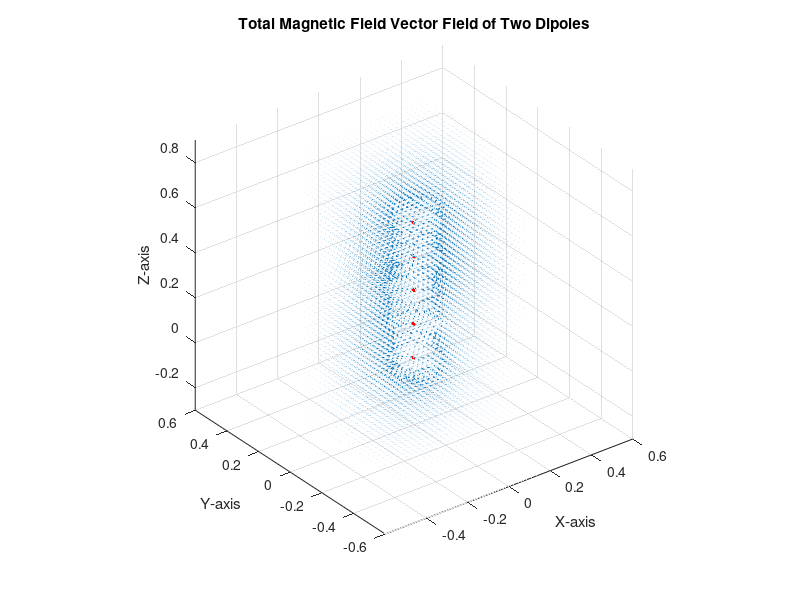
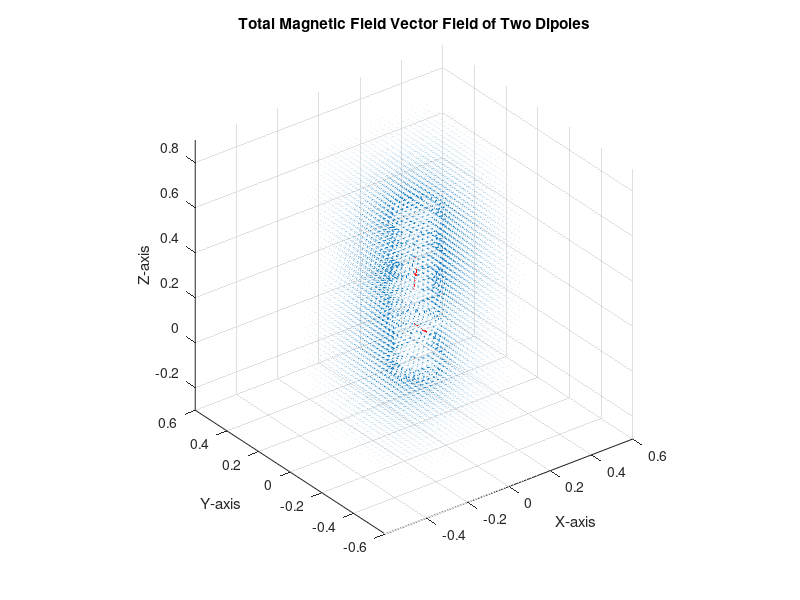

Recreate these plots in MATLAB, in order.
close all;
clear;
clc;

%% 
%Define all Parameters

% Parameters
mu0 = 4*pi*1e-7; % Permeability of free space
m1 = [10, 0, 0];   % Magnetic moment vector of the first dipole (aligned along z-axis)
m2 = [0, 0, 10];   % Magnetic moment vector of the second dipole (same orientation)
m3 = [0, 10, 0];   % Magnetic moment vector of the third dipole (same orientation)
m4 = [10, 0, 0];   % Magnetic moment vector of the fourth dipole (same orientation)
m5 = [10, 0, 0];   % Magnetic moment vector of the fourth dipole (same orientation)

% Position offset for the second dipole (0.15 meters above the first dipole)
dipole_offset = [0, 0, 0.15]; 
dipole2_offset = [0, 0, 0.3]; 
dipole3_offset = [0, 0, 0.45];
dipole4_offset = [0, 0, 0.6];

% Torque Scale Factor
TSF = 10;

%%
%Calculate Magentic fields

% Grid
[x, y, z] = meshgrid(linspace(-0.3, 0.3, 25), linspace(-0.3, 0.3, 25), linspace(-0.3, 0.9, 25));

% Calculate field components for the first dipole
r1 = sqrt(x.^2 + y.^2 + z.^2);
rx1 = x./r1; ry1 = y./r1; rz1 = z./r1;

Bx1 = mu0/(4*pi) * (3*(m1(1)*rx1 + m1(2)*ry1 + m1(3)*rz1).*rx1 - m1(1))./r1.^3;
By1 = mu0/(4*pi) * (3*(m1(1)*rx1 + m1(2)*ry1 + m1(3)*rz1).*ry1 - m1(2))./r1.^3;
Bz1 = mu0/(4*pi) * (3*(m1(1)*rx1 + m1(2)*ry1 + m1(3)*rz1).*rz1 - m1(3))./r1.^3;

% Calculate field components for the second dipole
x2 = x - dipole_offset(1);
y2 = y - dipole_offset(2);
z2 = z - dipole_offset(3);
r2 = sqrt(x2.^2 + y2.^2 + z2.^2);
rx2 = x2./r2; ry2 = y2./r2; rz2 = z2./r2;

Bx2 = mu0/(4*pi) * (3*(m2(1)*rx2 + m2(2)*ry2 + m2(3)*rz2).*rx2 - m2(1))./r2.^3;
By2 = mu0/(4*pi) * (3*(m2(1)*rx2 + m2(2)*ry2 + m2(3)*rz2).*ry2 - m2(2))./r2.^3;
Bz2 = mu0/(4*pi) * (3*(m2(1)*rx2 + m2(2)*ry2 + m2(3)*rz2).*rz2 - m2(3))./r2.^3;

% Calculate field components for the thrid dipole
x3 = x - dipole2_offset(1);
y3 = y - dipole2_offset(2);
z3 = z - dipole2_offset(3);
r3 = sqrt(x3.^2 + y3.^2 + z3.^2);
rx3 = x3./r3; ry3 = y3./r3; rz3 = z3./r3;

Bx3 = mu0/(4*pi) * (3*(m3(1)*rx3 + m3(2)*ry3 + m3(3)*rz3).*rx3 - m3(1))./r3.^3;
By3 = mu0/(4*pi) * (3*(m3(1)*rx3 + m3(2)*ry3 + m3(3)*rz3).*ry3 - m3(2))./r3.^3;
Bz3 = mu0/(4*pi) * (3*(m3(1)*rx3 + m3(2)*ry3 + m3(3)*rz3).*rz3 - m3(3))./r3.^3;

% Calculate field components for the Fourth dipole
x4 = x - dipole3_offset(1);
y4 = y - dipole3_offset(2);
z4 = z - dipole3_offset(3);
r4 = sqrt(x4.^2 + y4.^2 + z4.^2);
rx4 = x4./r4; ry4 = y4./r4; rz4 = z4./r4;

Bx4 = mu0/(4*pi) * (3*(m4(1)*rx4 + m4(2)*ry4 + m4(3)*rz4).*rx4 - m4(1))./r4.^3;
By4 = mu0/(4*pi) * (3*(m4(1)*rx4 + m4(2)*ry4 + m4(3)*rz4).*ry4 - m4(2))./r4.^3;
Bz4 = mu0/(4*pi) * (3*(m4(1)*rx4 + m4(2)*ry4 + m4(3)*rz4).*rz4 - m4(3))./r4.^3;

% Calculate field components for the Fourth dipole
x5 = x - dipole4_offset(1);
y5 = y - dipole4_offset(2);
z5 = z - dipole4_offset(3);
r5 = sqrt(x5.^2 + y5.^2 + z5.^2);
rx5 = x5./r5; ry5 = y5./r5; rz5 = z5./r5;

Bx5 = mu0/(4*pi) * (3*(m5(1)*rx5 + m5(2)*ry5 + m5(3)*rz5).*rx5 - m5(1))./r5.^3;
By5 = mu0/(4*pi) * (3*(m5(1)*rx5 + m5(2)*ry5 + m5(3)*rz5).*ry5 - m5(2))./r5.^3;
Bz5 = mu0/(4*pi) * (3*(m5(1)*rx5 + m5(2)*ry5 + m5(3)*rz5).*rz5 - m5(3))./r5.^3;


% Remove singularities for all dipoles
threshold = 0.1;
Bx1(r1<threshold) = NaN; By1(r1<threshold) = NaN; Bz1(r1<threshold) = NaN;
Bx2(r2<threshold) = NaN; By2(r2<threshold) = NaN; Bz2(r2<threshold) = NaN;
Bx3(r3<threshold) = NaN; By3(r3<threshold) = NaN; Bz3(r3<threshold) = NaN;
Bx4(r4<threshold) = NaN; By4(r4<threshold) = NaN; Bz4(r4<threshold) = NaN;
Bx5(r5<threshold) = NaN; By5(r5<threshold) = NaN; Bz5(r5<threshold) = NaN;

% Sum the magnetic fields from all dipoles
Bx_total = Bx1 + Bx2 + Bx3 + Bx4 + Bx5;
By_total = By1 + By2 + By3 + By4 + By5;
Bz_total = Bz1 + Bz2 + Bz3 + Bz4 + Bz5;

%%
% Compute Torques
% Torque = m x B (cross product)
% Calculate the magnetic field at each dipole's position due to other dipoles

% Calculate the magnetic field at dipole 1 due to each of the other dipoles
B_at_1_due_to_2 = [Bx2(13,13,5), By2(13,13,5), Bz2(13,13,5)]; % Field at 1 due to 2
B_at_1_due_to_3 = [Bx3(13,13,5), By3(13,13,5), Bz3(13,13,5)]; % Field at 1 due to 3
B_at_1_due_to_4 = [Bx4(13,13,5), By4(13,13,5), Bz4(13,13,5)]; % Field at 1 due to 4
B_at_1_due_to_5 = [Bx5(13,13,5), By5(13,13,5), Bz5(13,13,5)]; % Field at 1 due to 5

% Calculate torques at dipole 1 due to each dipole
torque_at_1_due_to_2 = cross(m1, B_at_1_due_to_2);
torque_at_1_due_to_3 = cross(m1, B_at_1_due_to_3);
torque_at_1_due_to_4 = cross(m1, B_at_1_due_to_4);
torque_at_1_due_to_5 = cross(m1, B_at_1_due_to_5);

% Sum the torques to get the total torque on dipole 1
torque1 = torque_at_1_due_to_2 + torque_at_1_due_to_3 + torque_at_1_due_to_4 + torque_at_1_due_to_5;

% Calculate the magnetic field at dipole 2 due to each of the other dipoles
B_at_2_due_to_1 = [Bx1(13,13,5), By1(13,13,5), Bz1(13,13,5)]; % Field at 2 due to 1
B_at_2_due_to_3 = [Bx3(13,13,5), By3(13,13,5), Bz3(13,13,5)]; % Field at 2 due to 3
B_at_2_due_to_4 = [Bx4(13,13,5), By4(13,13,5), Bz4(13,13,5)]; % Field at 2 due to 4
B_at_2_due_to_5 = [Bx5(13,13,5), By5(13,13,5), Bz5(13,13,5)]; % Field at 2 due to 5

% Calculate torques at dipole 2 due to each dipole
torque_at_2_due_to_1 = cross(m2, B_at_2_due_to_1);
torque_at_2_due_to_3 = cross(m2, B_at_2_due_to_3);
torque_at_2_due_to_4 = cross(m2, B_at_2_due_to_4);
torque_at_2_due_to_5 = cross(m2, B_at_2_due_to_5);

% Sum the torques to get the total torque on dipole 2
torque2 = torque_at_2_due_to_1 + torque_at_2_due_to_3 + torque_at_2_due_to_4 + torque_at_2_due_to_5;

% Calculate the magnetic field at dipole 3 due to each of the other dipoles
B_at_3_due_to_1 = [Bx1(13,13,5), By1(13,13,5), Bz1(13,13,5)]; % Field at 3 due to 1
B_at_3_due_to_2 = [Bx2(13,13,5), By2(13,13,5), Bz2(13,13,5)]; % Field at 3 due to 2
B_at_3_due_to_4 = [Bx4(13,13,5), By4(13,13,5), Bz4(13,13,5)]; % Field at 3 due to 4
B_at_3_due_to_5 = [Bx5(13,13,5), By5(13,13,5), Bz5(13,13,5)]; % Field at 3 due to 5

% Calculate torques at dipole 3 due to each dipole
torque_at_3_due_to_1 = cross(m3, B_at_3_due_to_1);
torque_at_3_due_to_2 = cross(m3, B_at_3_due_to_2);
torque_at_3_due_to_4 = cross(m3, B_at_3_due_to_4);
torque_at_3_due_to_5 = cross(m3, B_at_3_due_to_5);

% Sum the torques to get the total torque on dipole 3
torque3 = torque_at_3_due_to_1 + torque_at_3_due_to_2 + torque_at_3_due_to_4 + torque_at_3_due_to_5;

% Calculate the magnetic field at dipole 4 due to each of the other dipoles
B_at_4_due_to_1 = [Bx1(13,13,5), By1(13,13,5), Bz1(13,13,5)]; % Field at 4 due to 1
B_at_4_due_to_2 = [Bx2(13,13,5), By2(13,13,5), Bz2(13,13,5)]; % Field at 4 due to 2
B_at_4_due_to_3 = [Bx3(13,13,5), By3(13,13,5), Bz3(13,13,5)]; % Field at 4 due to 3
B_at_4_due_to_5 = [Bx5(13,13,5), By5(13,13,5), Bz5(13,13,5)]; % Field at 4 due to 5

% Calculate torques at dipole 4 due to each dipole
torque_at_4_due_to_1 = cross(m4, B_at_4_due_to_1);
torque_at_4_due_to_2 = cross(m4, B_at_4_due_to_2);
torque_at_4_due_to_3 = cross(m4, B_at_4_due_to_3);
torque_at_4_due_to_5 = cross(m4, B_at_4_due_to_5);

% Sum the torques to get the total torque on dipole 4
torque4 = torque_at_4_due_to_1 + torque_at_4_due_to_2 + torque_at_4_due_to_3 + torque_at_4_due_to_5;

% Calculate the magnetic field at dipole 5 due to each of the other dipoles
B_at_5_due_to_1 = [Bx1(13,13,5), By1(13,13,5), Bz1(13,13,5)]; % Field at 5 due to 1
B_at_5_due_to_2 = [Bx2(13,13,5), By2(13,13,5), Bz2(13,13,5)]; % Field at 5 due to 2
B_at_5_due_to_3 = [Bx3(13,13,5), By3(13,13,5), Bz3(13,13,5)]; % Field at 5 due to 3
B_at_5_due_to_4 = [Bx4(13,13,5), By4(13,13,5), Bz4(13,13,5)]; % Field at 5 due to 4

% Calculate torques at dipole 5 due to each dipole
torque_at_5_due_to_1 = cross(m5, B_at_5_due_to_1);
torque_at_5_due_to_2 = cross(m5, B_at_5_due_to_2);
torque_at_5_due_to_3 = cross(m5, B_at_5_due_to_3);
torque_at_5_due_to_4 = cross(m5, B_at_5_due_to_4);

% Sum the torques to get the total torque on dipole 5
torque5 = torque_at_5_due_to_1 + torque_at_5_due_to_2 + torque_at_5_due_to_3 + torque_at_5_due_to_4;

%%
%Scale torques
torque1 = torque1*TSF;
torque2 = torque2*TSF;
torque3 = torque3*TSF;
torque4 = torque4*TSF;
torque5 = torque5*TSF;


%%
%Plotting

% Plotting the total magnetic field (3D)
figure(1)
quiver3(x, y, z, Bx_total, By_total, Bz_total);
hold on;
plot3(0, 0, 0, 'ro', 'MarkerSize', 3, 'MarkerFaceColor', 'r'); % First dipole position
plot3(0, 0, 0.15, 'ro', 'MarkerSize', 3, 'MarkerFaceColor', 'r'); % Second dipole position
plot3(0, 0, 0.3, 'ro', 'MarkerSize', 3, 'MarkerFaceColor', 'r'); % Third dipole position
plot3(0, 0, 0.45, 'ro', 'MarkerSize', 3, 'MarkerFaceColor', 'r'); % Fourth dipole position
plot3(0, 0, 0.6, 'ro', 'MarkerSize', 3, 'MarkerFaceColor', 'r'); % Fifth dipole position
hold off;
axis equal;
xlabel('X-axis');
ylabel('Y-axis');
zlabel('Z-axis');
title('Total Magnetic Field Vector Field of Two Dipoles');


% Plotting the torques
figure(2)
quiver3(x, y, z, Bx_total, By_total, Bz_total);
hold on;
quiver3(0, 0, 0, torque1(1), torque1(2), torque1(3), 'Color', 'r');
quiver3(0, 0, 0.15, torque2(1), torque2(2), torque2(3), 'Color', 'r');
quiver3(0, 0, 0.3, torque3(1), torque3(2), torque3(3), 'Color', 'r');
quiver3(0, 0, 0.45, torque4(1), torque4(2), torque4(3), 'Color', 'r');
quiver3(0, 0, 0.6, torque5(1), torque5(2), torque5(3), 'Color', 'r');
hold off;
axis equal;
xlabel('X-axis');
ylabel('Y-axis');
zlabel('Z-axis');
title('Total Magnetic Field Vector Field of Two Dipoles');
